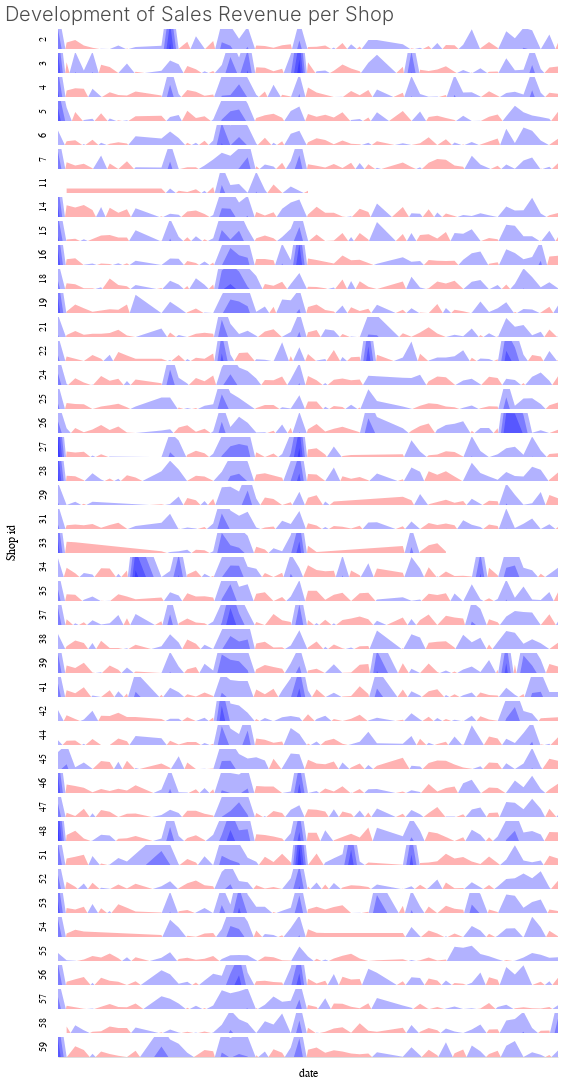

The cell this chart's notebook holds for it:
### Code cell
r

### Figure 1 — Vega-Lite specification as saved in the notebook (floating-point values rounded to 4 significant figures; data arrays with more than 128 entries replaced by an {"elided": "..."} marker saying what was removed)
{"$schema": "https://vega.github.io/schema/vega-lite/v3.4.0.json", "config": {"area": {"fill": "#1696d2"}, "axisX": {"domain": true, "domainColor": "#DEDDDD", "domainDashOffset": 10, "domainWidth": 1, "grid": false, "labelAngle": 0, "labelFont": "Avenir", "labelFontSize": 10, "tickColor": "#DEDDDD", "titleFont": "Avenir", "titleFontSize": 12, "titleFontWeight": 400, "titlePadding": 10}, "axisY": {"domain": false, "domainDashOffset": 10, "grid": true, "gridColor": "#DEDDDD", "gridDash": [5, 2], "gridWidth": 1, "labelAngle": 0, "labelFont": "Avenir", "labelFontSize": 10, "titleFont": "Avenir", "titleFontSize": 12, "titlePadding": 10}, "bar": {"fill": "#1696d2", "strokeWidth": 0}, "facet": {"spacing": 4}, "guide-title": {"color": "Monospace", "font": "Avenir", "fontSize": 15}, "header": {"titleFontSize": 12, "titleFontWeight": 400}, "legend": {"labelFont": "Avenir", "labelFontSize": 12, "symbolSize": 100, "symbolType": "square", "title": "", "titleFont": "Avenir", "titleFontSize": 12}, "line": {"color": "#1696d2", "stroke": "#1696d2", "strokeWidth": 1}, "path": {"stroke": "#1696d2"}, "point": {"filled": true}, "range": {"category": ["#1696d2", "#d2d2d2", "#000000", "#fdbf11", "#ec008b", "#55b748", "#5c5859", "#db2b27"], "diverging": ["#cfe8f3", "#a2d4ec", "#73bfe2", "#46abdb", "#1696d2", "#12719e"]}, "text": {"align": "right", "color": "#1696d2", "font": "Avenir", "fontSize": 12, "fontWeight": 400, "size": 11}, "title": {"anchor": "start", "color": "#4d4d4d", "font": "Avenir", "fontSize": 20, "fontWeight": 300}, "trail": {"color": "#1696d2", "stroke": "#1696d2"}, "view": {"strokeWidth": 0}}, "data": {"name": "data-8e678227627827cee588b8f9d4bbf874"}, "datasets": {"data-8e678227627827cee588b8f9d4bbf874": {"elided": "2269 records"}}, "facet": {"row": {"field": "shop_id", "title": "Shop id", "type": "ordinal"}}, "spec": {"height": 20, "layer": [{"encoding": {"x": {"axis": {"grid": false, "labels": false, "ticks": false}, "field": "date", "scale": {"nice": false, "zero": false}, "type": "temporal"}, "y": {"axis": {"grid": false, "labels": false, "ticks": false}, "field": "pos_level0", "scale": {"domain": [0, 1.532]}, "title": null, "type": "quantitative"}}, "mark": {"clip": true, "color": "blue", "opacity": 0.3, "type": "area"}}, {"encoding": {"x": {"axis": {"grid": false, "labels": false, "ticks": false}, "field": "date", "scale": {"nice": false, "zero": false}, "type": "temporal"}, "y": {"axis": {"grid": false, "labels": false, "ticks": false}, "field": "neg_level0", "scale": {"domain": [0, 1.532]}, "title": null, "type": "quantitative"}}, "mark": {"clip": true, "color": "red", "opacity": 0.3, "type": "area"}}, {"encoding": {"x": {"axis": {"grid": false, "labels": false, "ticks": false}, "field": "date", "scale": {"nice": false, "zero": false}, "type": "temporal"}, "y": {"axis": {"grid": false, "labels": false, "ticks": false}, "field": "pos_level1", "scale": {"domain": [0, 1.532]}, "title": null, "type": "quantitative"}}, "mark": {"clip": true, "color": "blue", "opacity": 0.3, "type": "area"}}, {"encoding": {"x": {"axis": {"grid": false, "labels": false, "ticks": false}, "field": "date", "scale": {"nice": false, "zero": false}, "type": "temporal"}, "y": {"axis": {"grid": false, "labels": false, "ticks": false}, "field": "neg_level1", "scale": {"domain": [0, 1.532]}, "title": null, "type": "quantitative"}}, "mark": {"clip": true, "color": "red", "opacity": 0.3, "type": "area"}}, {"encoding": {"x": {"axis": {"grid": false, "labels": false, "ticks": false}, "field": "date", "scale": {"nice": false, "zero": false}, "type": "temporal"}, "y": {"axis": {"grid": false, "labels": false, "ticks": false}, "field": "pos_level2", "scale": {"domain": [0, 1.532]}, "title": null, "type": "quantitative"}}, "mark": {"clip": true, "color": "blue", "opacity": 0.3, "type": "area"}}, {"encoding": {"x": {"axis": {"grid": false, "labels": false, "ticks": false}, "field": "date", "scale": {"nice": false, "zero": false}, "type": "temporal"}, "y": {"axis": {"grid": false, "labels": false, "ticks": false}, "field": "neg_level2", "scale": {"domain": [0, 1.532]}, "title": null, "type": "quantitative"}}, "mark": {"clip": true, "color": "red", "opacity": 0.3, "type": "area"}}, {"encoding": {"x": {"axis": {"grid": false, "labels": false, "ticks": false}, "field": "date", "scale": {"nice": false, "zero": false}, "type": "temporal"}, "y": {"axis": {"grid": false, "labels": false, "ticks": false}, "field": "pos_level3", "scale": {"domain": [0, 1.532]}, "title": null, "type": "quantitative"}}, "mark": {"clip": true, "color": "blue", "opacity": 0.3, "type": "area"}}, {"encoding": {"x": {"axis": {"grid": false, "labels": false, "ticks": false}, "field": "date", "scale": {"nice": false, "zero": false}, "type": "temporal"}, "y": {"axis": {"grid": false, "labels": false, "ticks": false}, "field": "neg_level3", "scale": {"domain": [0, 1.532]}, "title": null, "type": "quantitative"}}, "mark": {"clip": true, "color": "red", "opacity": 0.3, "type": "area"}}], "width": 500}, "title": "Development of Sales Revenue per Shop"}
